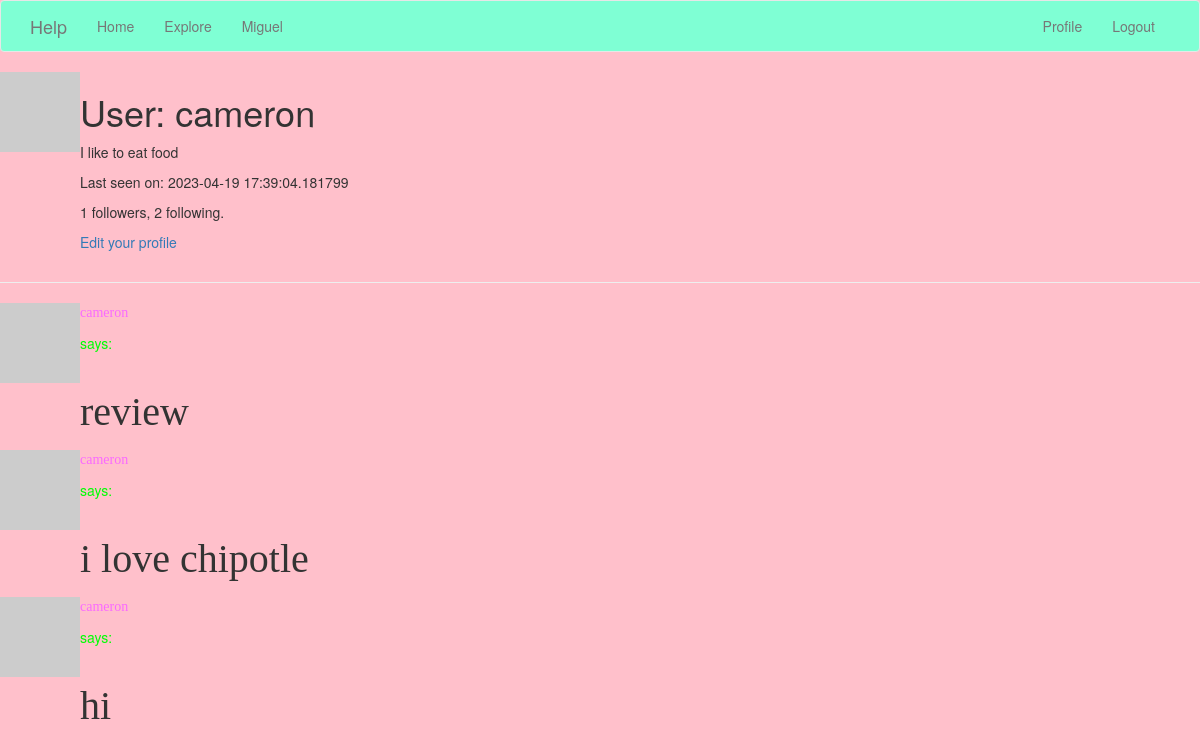
The app's page /user/cameron (signed in), older data.
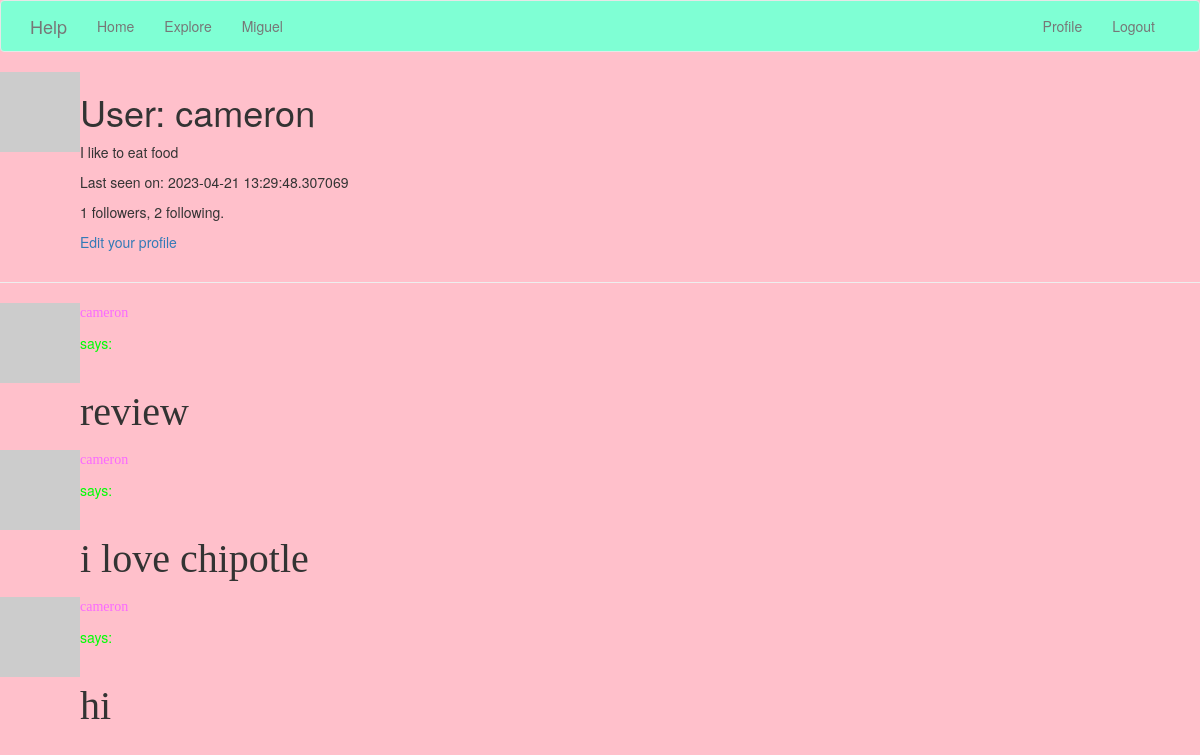
The same page, newer data.
### app/models.py (models this page shows, shortened)
class User(UserMixin, db.Model):
    id = db.Column(db.Integer, primary_key=True)
    username = db.Column(db.String(64), index=True, unique=True)
    email = db.Column(db.String(120), index=True, unique=True)
    password_hash = db.Column(db.String(128))
    posts = db.relationship('Post', backref='author', lazy='dynamic')
    about_me = db.Column(db.String(140))
    last_seen = db.Column(db.DateTime, default=datetime.utcnow)
    followed = db.relationship(
        'User', secondary=followers,
        primaryjoin=(followers.c.follower_id == id),
        secondaryjoin=(followers.c.followed_id == id),
        backref=db.backref('followers', lazy='dynamic'), lazy='dynamic')
    def avatar(self, size):
        digest = md5(self.email.lower().encode('utf-8')).hexdigest()
        return 'https://www.gravatar.com/avatar/729e26a2a2c7ff24a71958d4aa4e5f35'.format(
            digest, size)

class Post(db.Model):
    id = db.Column(db.Integer, primary_key=True)
    body = db.Column(db.String(140))
    timestamp = db.Column(db.DateTime, index=True, default=datetime.utcnow)
    user_id = db.Column(db.Integer, db.ForeignKey('user.id'))

### app/routes.py (the view)
@app.route('/user/<username>')
@login_required
def user(username):
    user = User.query.filter_by(username=username).first_or_404()
    page = request.args.get('page', 1, type=int)
    posts = user.posts.order_by(Post.timestamp.desc()).paginate(
        page=page, per_page=app.config['POSTS_PER_PAGE'], error_out=False)
    next_url = url_for('user', username=user.username, page=posts.next_num) \
        if posts.has_next else None
    prev_url = url_for('user', username=user.username, page=posts.prev_num) \
        if posts.has_prev else None
    form = EmptyForm()
    return render_template('user.html', user=user, posts=posts.items,
                           next_url=next_url, prev_url=prev_url, form=form)

### app/models.py (called while the page is built)
@login.user_loader
def load_user(id):
    return User.query.get(int(id))

### app/routes.py (called while the page is built)
@app.before_request
def before_request():
    if current_user.is_authenticated:
        current_user.last_seen = datetime.utcnow()
        db.session.commit()

### app/templates/user.html (shortened to what this page needs)
{% extends "base.html" %}
{% block content %}
    <table>
        <tr valign="top">
            <td><img src="{{ user.avatar(128) }}"></td>
            <td>
                <h1>User: {{ user.username }}</h1>
                {% if user.about_me %}<p>{{ user.about_me }}</p>{% endif %}
                {% if user.last_seen %}<p>Last seen on: {{ user.last_seen }}</p>{% endif %}
                <p>{{ user.followers.count() }} followers, {{ user.followed.count() }} following.</p>
                {% if user == current_user %}
                <p><a href="{{ url_for('edit_profile') }}">Edit your profile</a></p>
                {% endif %}
            </td>
        </tr>
    </table>
    <hr>
    {% for post in posts %}
        {% include '_post.html' %}
    {% endfor %}
{% endblock %}

### app/templates/base.html (shortened to what this page needs)
{% extends 'bootstrap/base.html' %}
{% block navbar %}
    <nav style="background-color:aquamarine;", class="navbar navbar-default">
        <div class="container">
            <div class="navbar-header">
                <a class="navbar-brand" href="{{ url_for('index') }}">Help</a>
            </div>
            <div class="collapse navbar-collapse" id="bs-example-navbar-collapse-1">
                <ul class="nav navbar-nav">
                    <li><a href="{{ url_for('index') }}">Home</a></li>
                    <li><a href="{{ url_for('explore') }}">Explore</a></li>
                    <li><a href="{{ url_for('miguel') }}">Miguel</a></li>
                </ul>
                <ul class="nav navbar-nav navbar-right">
                    {% if current_user.is_anonymous %}
                    <li><a href="{{ url_for('login') }}">Login</a></li>
                    {% else %}
                    <li><a href="{{ url_for('user', username=current_user.username) }}">Profile</a></li>
                    <li><a href="{{ url_for('logout') }}">Logout</a></li>
                    {% endif %}
                </ul>
            </div>
        </div>
    </nav>
{% endblock %}

### app/templates/_post.html
    <table>
        <tr valign="top">
            <td><img src="{{ post.author.avatar(36) }}"></td>
            <td>
                <a href="{{ url_for('user', username=post.author.username) }}">
                    <p style="font-family: Impact; color: #FA69FF" >{{ post.author.username }} </p>
                </a>
              <body style="background-color:pink;">
              <p style="color: #00FF04">  says:</p><br><p style="font-family: Brush Script MT; font-size: 40px"> {{ post.body }} </p>
              </body>
            </td>
        </tr>
    </table>

Row changes from the older to the newer data that the page shows:
changed User "cameron": last_seen "2023-04-19 17:39:04.181799" → "2023-04-21 13:29:48.307069"
